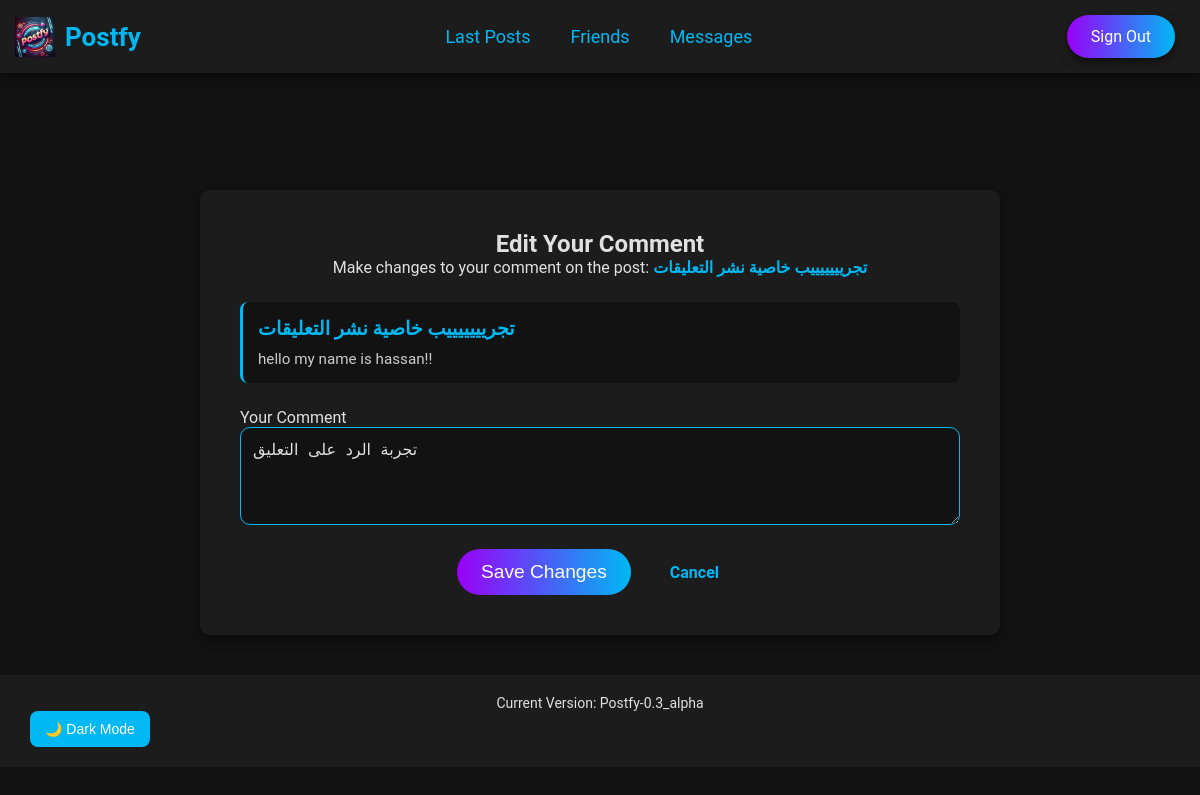
Screenshot of /edit_comment/1 (signed in) with the database file from the repository.
### app.py (models this page shows, shortened)
class Post(db.Model):
    id = db.Column(db.Integer, primary_key=True)
    title = db.Column(db.String(255), nullable=False)
    content = db.Column(db.Text, nullable=False)
    user_id = db.Column(db.Integer, db.ForeignKey('user.id'), nullable=False)
    date_posted = db.Column(
        db.DateTime, default=datetime.utcnow)
    user = db.relationship('User', backref='posts', lazy=True)

class Comment(db.Model):
    id = db.Column(db.Integer, primary_key=True)
    content = db.Column(db.Text, nullable=False)
    post_id = db.Column(db.Integer, db.ForeignKey('post.id'), nullable=False)
    user_id = db.Column(db.Integer, db.ForeignKey('user.id'), nullable=False)
    date_created = db.Column(db.DateTime, default=datetime.utcnow)
    post = db.relationship('Post', backref=db.backref(
        'comments', lazy=True, cascade="all, delete-orphan"))
    user = db.relationship('User', backref=db.backref('comments', lazy=True))

### app.py (the view, shortened to what this page needs)
@app.route('/edit_comment/<int:comment_id>', methods=['GET', 'POST'])
@login_required
def edit_comment(comment_id):
    comment = Comment.query.get_or_404(comment_id)
    if comment.user_id != session['user_id']:
        flash("You can only edit your own comments!", 'danger')
        return redirect(url_for('newposts'))
    post = Post.query.get(comment.post_id)
    return render_template('edit_comment.html', comment=comment, post=post)

### app.py (called while the page is built)
@app.context_processor
def inject_version():
    return dict(APP_VERSION=APP_VERSION)

def login_required(f):
    @wraps(f)
    def decorated_function(*args, **kwargs):
        if 'user_id' not in session:
            return redirect(url_for('login'))
        return f(*args, **kwargs)
    return decorated_function

### Templates/edit_comment.html (shortened to what this page needs)
{% extends "base.html" %}
{% block content %}
<section class="comment-edit-section">
    <h2>Edit Your Comment</h2>
    <p>Make changes to your comment on the post: <span class="post-reference">{{ post.title }}</span></p>
    <div class="post-context">
        <div class="post-excerpt">
            <h4>{{ post.title }}</h4>
            <p>{{ post.content|truncate(150) }}</p>
        </div>
    </div>
    <form method="POST" action="{{ url_for('edit_comment', comment_id=comment.id) }}" class="comment-edit-form">
        <div class="form-group">
            <label for="comment_content">Your Comment</label>
            <textarea id="comment_content" name="comment_content" rows="4" required
                class="textarea-field">{{ comment.content }}</textarea>
        </div>
        <div class="form-actions">
            <button type="submit" class="cta-btn neon-btn">Save Changes</button>
            <a href="{{ url_for('newposts') }}" class="cta-link back-link">Cancel</a>
        </div>
    </form>
</section>
{% endblock %}

### static/css/styles.css (style rules this page uses)
:root { --neon-blue: #00b8f4; --neon-pink: #ff57ff; --neon-purple: #9a00f7; --neon-green: #00ff87; --neon-yellow: #ffcc00; --neon-orange: #ff6f00; --dark-background: #121212; --light-background: #1c1c1c; --button-hover: #ff57ff; --text-light: #e0e0e0; --shadow: rgba(0, 0, 0, 0.5); }
* { margin: 0; padding: 0; box-sizing: border-box; }
body { font-family: 'Roboto', sans-serif; margin-top: 70px; background-color: var(--dark-background); color: var(--text-light); }
.cta-btn, .cta-link { text-decoration: none; color: white; padding: 12px 24px; font-size: 1.1rem; border-radius: 30px; transition: background 0.3s ease, color 0.3s ease; }
.cta-btn { background: var(--neon-pink); }
.cta-link { color: var(--neon-blue); font-weight: bold; }
.form-group { margin-bottom: 20px; text-align: left; }
.input-field, .textarea-field { width: 100%; padding: 12px; font-size: 1rem; background-color: var(--dark-background); color: var(--text-light); border: 1px solid var(--neon-blue); border-radius: 10px; transition: border 0.3s ease, transform 0.3s ease; }
.neon-btn { background: linear-gradient(to right, var(--neon-purple), var(--neon-blue)); color: white; padding: 12px 24px; border-radius: 30px; border: none; cursor: pointer; font-size: 1.2rem; transition: background 0.3s ease, transform 0.3s ease; }
.back-link { display: inline-block; margin-left: 15px; font-size: 1rem; color: var(--neon-blue); text-decoration: none; transition: color 0.3s ease; }
.form-actions { display: flex; justify-content: center; align-items: center; }

### Templates/edit_comment.html (style rules this page uses)
.comment-edit-section { background: var(--light-background); padding: 40px; border-radius: 10px; box-shadow: 0 4px 10px var(--shadow); max-width: 800px; margin: 40px auto; text-align: center; }
.post-reference { color: var(--neon-blue); font-weight: bold; }
.post-context { margin: 25px 0; padding: 15px; background: var(--dark-background); border-radius: 8px; border-left: 3px solid var(--neon-blue); text-align: left; }
.post-excerpt h4 { color: var(--neon-blue); margin-bottom: 10px; font-size: 1.2rem; }
.post-excerpt p { color: var(--text-light); opacity: 0.9; font-size: 0.95rem; }
.comment-edit-form { margin-top: 25px; }
.form-group { margin-bottom: 20px; text-align: left; }
.textarea-field { width: 100%; padding: 12px; font-size: 1rem; background-color: var(--dark-background); color: var(--text-light); border: 1px solid var(--neon-blue); border-radius: 10px; transition: border 0.3s ease, transform 0.3s ease; }
.form-actions { display: flex; justify-content: center; align-items: center; }
.neon-btn { background: linear-gradient(to right, var(--neon-purple), var(--neon-blue)); color: white; padding: 12px 24px; border-radius: 30px; border: none; cursor: pointer; font-size: 1.2rem; transition: background 0.3s ease, transform 0.3s ease; }
.back-link { display: inline-block; margin-left: 15px; font-size: 1rem; color: var(--neon-blue); text-decoration: none; transition: color 0.3s ease; }

### rows the page displays
Post: title "تجريييييييب خاصية نشر التعليقات", content "hello my name is hassan!!"
Comment: comment_content "تجربة الرد على التعليق"

### other values shown
{{ APP_VERSION }} "Postfy-0.3_alpha"
